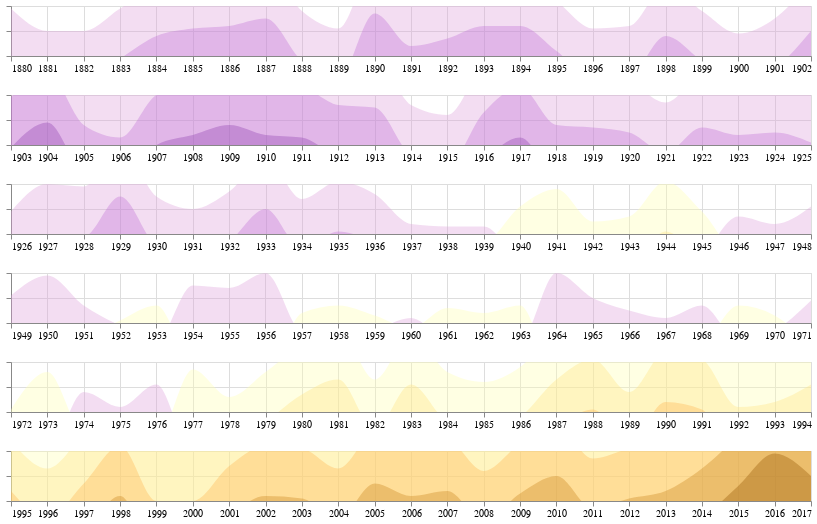

The cell this chart's notebook holds for it:
### Code cell
alt.vconcat(*final).configure_axisY(labels=False)

### Figure 1 — Vega-Lite specification as saved in the notebook (floating-point values rounded to 4 significant figures)
{"$schema": "https://vega.github.io/schema/vega-lite/v2.6.0.json", "config": {"axisY": {"labels": false}, "view": {"height": 300, "width": 400}}, "datasets": {"data-65d9b02bff3c57d00973bf58032f54be": [{"negval": -0.01, "val": 0.01, "year": "1972-01-01T00:00:00"}, {"negval": -0.16, "val": 0.16, "year": "1973-01-01T00:00:00"}, {"negval": 0.08, "val": -0.08, "year": "1974-01-01T00:00:00"}, {"negval": 0.02, "val": -0.02, "year": "1975-01-01T00:00:00"}, {"negval": 0.11, "val": -0.11, "year": "1976-01-01T00:00:00"}, {"negval": -0.17, "val": 0.17, "year": "1977-01-01T00:00:00"}, {"negval": -0.06, "val": 0.06, "year": "1978-01-01T00:00:00"}, {"negval": -0.16, "val": 0.16, "year": "1979-01-01T00:00:00"}, {"negval": -0.27, "val": 0.27, "year": "1980-01-01T00:00:00"}, {"negval": -0.33, "val": 0.33, "year": "1981-01-01T00:00:00"}, {"negval": -0.13, "val": 0.13, "year": "1982-01-01T00:00:00"}, {"negval": -0.31, "val": 0.31, "year": "1983-01-01T00:00:00"}, {"negval": -0.16, "val": 0.16, "year": "1984-01-01T00:00:00"}, {"negval": -0.12, "val": 0.12, "year": "1985-01-01T00:00:00"}, {"negval": -0.18, "val": 0.18, "year": "1986-01-01T00:00:00"}, {"negval": -0.33, "val": 0.33, "year": "1987-01-01T00:00:00"}, {"negval": -0.41, "val": 0.41, "year": "1988-01-01T00:00:00"}, {"negval": -0.28, "val": 0.28, "year": "1989-01-01T00:00:00"}, {"negval": -0.44, "val": 0.44, "year": "1990-01-01T00:00:00"}, {"negval": -0.41, "val": 0.41, "year": "1991-01-01T00:00:00"}, {"negval": -0.22, "val": 0.22, "year": "1992-01-01T00:00:00"}, {"negval": -0.24, "val": 0.24, "year": "1993-01-01T00:00:00"}, {"negval": -0.31, "val": 0.31, "year": "1994-01-01T00:00:00"}], "data-7181734993c9228d8b37dcfa7e60c070": [{"negval": -0.44, "val": 0.44, "year": "1995-01-01T00:00:00"}, {"negval": -0.33, "val": 0.33, "year": "1996-01-01T00:00:00"}, {"negval": -0.47, "val": 0.47, "year": "1997-01-01T00:00:00"}, {"negval": -0.62, "val": 0.62, "year": "1998-01-01T00:00:00"}, {"negval": -0.4, "val": 0.4, "year": "1999-01-01T00:00:00"}, {"negval": -0.4, "val": 0.4, "year": "2000-01-01T00:00:00"}, {"negval": -0.54, "val": 0.54, "year": "2001-01-01T00:00:00"}, {"negval": -0.62, "val": 0.62, "year": "2002-01-01T00:00:00"}, {"negval": -0.61, "val": 0.61, "year": "2003-01-01T00:00:00"}, {"negval": -0.53, "val": 0.53, "year": "2004-01-01T00:00:00"}, {"negval": -0.67, "val": 0.67, "year": "2005-01-01T00:00:00"}, {"negval": -0.62, "val": 0.62, "year": "2006-01-01T00:00:00"}, {"negval": -0.64, "val": 0.64, "year": "2007-01-01T00:00:00"}, {"negval": -0.52, "val": 0.52, "year": "2008-01-01T00:00:00"}, {"negval": -0.63, "val": 0.63, "year": "2009-01-01T00:00:00"}, {"negval": -0.7, "val": 0.7, "year": "2010-01-01T00:00:00"}, {"negval": -0.57, "val": 0.57, "year": "2011-01-01T00:00:00"}, {"negval": -0.61, "val": 0.61, "year": "2012-01-01T00:00:00"}, {"negval": -0.64, "val": 0.64, "year": "2013-01-01T00:00:00"}, {"negval": -0.73, "val": 0.73, "year": "2014-01-01T00:00:00"}, {"negval": -0.86, "val": 0.86, "year": "2015-01-01T00:00:00"}, {"negval": -0.99, "val": 0.99, "year": "2016-01-01T00:00:00"}, {"negval": -0.9, "val": 0.9, "year": "2017-01-01T00:00:00"}], "data-925e9008580c3ef8c4ddba22195c8b45": [{"negval": 0.09, "val": -0.09, "year": "1926-01-01T00:00:00"}, {"negval": 0.2, "val": -0.2, "year": "1927-01-01T00:00:00"}, {"negval": 0.19, "val": -0.19, "year": "1928-01-01T00:00:00"}, {"negval": 0.35, "val": -0.35, "year": "1929-01-01T00:00:00"}, {"negval": 0.15, "val": -0.15, "year": "1930-01-01T00:00:00"}, {"negval": 0.1, "val": -0.1, "year": "1931-01-01T00:00:00"}, {"negval": 0.17, "val": -0.17, "year": "1932-01-01T00:00:00"}, {"negval": 0.3, "val": -0.3, "year": "1933-01-01T00:00:00"}, {"negval": 0.14, "val": -0.14, "year": "1934-01-01T00:00:00"}, {"negval": 0.21, "val": -0.21, "year": "1935-01-01T00:00:00"}, {"negval": 0.16, "val": -0.16, "year": "1936-01-01T00:00:00"}, {"negval": 0.04, "val": -0.04, "year": "1937-01-01T00:00:00"}, {"negval": 0.03, "val": -0.03, "year": "1938-01-01T00:00:00"}, {"negval": 0.03, "val": -0.03, "year": "1939-01-01T00:00:00"}, {"negval": -0.11, "val": 0.11, "year": "1940-01-01T00:00:00"}, {"negval": -0.18, "val": 0.18, "year": "1941-01-01T00:00:00"}, {"negval": -0.05, "val": 0.05, "year": "1942-01-01T00:00:00"}, {"negval": -0.07, "val": 0.07, "year": "1943-01-01T00:00:00"}, {"negval": -0.21, "val": 0.21, "year": "1944-01-01T00:00:00"}, {"negval": -0.09, "val": 0.09, "year": "1945-01-01T00:00:00"}, {"negval": 0.07, "val": -0.07, "year": "1946-01-01T00:00:00"}, {"negval": 0.04, "val": -0.04, "year": "1947-01-01T00:00:00"}, {"negval": 0.11, "val": -0.11, "year": "1948-01-01T00:00:00"}], "data-ac8b6d614097979a86e07648c057407a": [{"negval": 0.39, "val": -0.39, "year": "1903-01-01T00:00:00"}, {"negval": 0.49, "val": -0.49, "year": "1904-01-01T00:00:00"}, {"negval": 0.28, "val": -0.28, "year": "1905-01-01T00:00:00"}, {"negval": 0.23, "val": -0.23, "year": "1906-01-01T00:00:00"}, {"negval": 0.4, "val": -0.4, "year": "1907-01-01T00:00:00"}, {"negval": 0.44, "val": -0.44, "year": "1908-01-01T00:00:00"}, {"negval": 0.48, "val": -0.48, "year": "1909-01-01T00:00:00"}, {"negval": 0.44, "val": -0.44, "year": "1910-01-01T00:00:00"}, {"negval": 0.43, "val": -0.43, "year": "1911-01-01T00:00:00"}, {"negval": 0.36, "val": -0.36, "year": "1912-01-01T00:00:00"}, {"negval": 0.35, "val": -0.35, "year": "1913-01-01T00:00:00"}, {"negval": 0.16, "val": -0.16, "year": "1914-01-01T00:00:00"}, {"negval": 0.12, "val": -0.12, "year": "1915-01-01T00:00:00"}, {"negval": 0.33, "val": -0.33, "year": "1916-01-01T00:00:00"}, {"negval": 0.43, "val": -0.43, "year": "1917-01-01T00:00:00"}, {"negval": 0.28, "val": -0.28, "year": "1918-01-01T00:00:00"}, {"negval": 0.27, "val": -0.27, "year": "1919-01-01T00:00:00"}, {"negval": 0.25, "val": -0.25, "year": "1920-01-01T00:00:00"}, {"negval": 0.17, "val": -0.17, "year": "1921-01-01T00:00:00"}, {"negval": 0.27, "val": -0.27, "year": "1922-01-01T00:00:00"}, {"negval": 0.24, "val": -0.24, "year": "1923-01-01T00:00:00"}, {"negval": 0.25, "val": -0.25, "year": "1924-01-01T00:00:00"}, {"negval": 0.21, "val": -0.21, "year": "1925-01-01T00:00:00"}], "data-d863e499529424caca2b59f553a13147": [{"negval": 0.19, "val": -0.19, "year": "1880-01-01T00:00:00"}, {"negval": 0.1, "val": -0.1, "year": "1881-01-01T00:00:00"}, {"negval": 0.1, "val": -0.1, "year": "1882-01-01T00:00:00"}, {"negval": 0.19, "val": -0.19, "year": "1883-01-01T00:00:00"}, {"negval": 0.28, "val": -0.28, "year": "1884-01-01T00:00:00"}, {"negval": 0.31, "val": -0.31, "year": "1885-01-01T00:00:00"}, {"negval": 0.32, "val": -0.32, "year": "1886-01-01T00:00:00"}, {"negval": 0.35, "val": -0.35, "year": "1887-01-01T00:00:00"}, {"negval": 0.18, "val": -0.18, "year": "1888-01-01T00:00:00"}, {"negval": 0.11, "val": -0.11, "year": "1889-01-01T00:00:00"}, {"negval": 0.37, "val": -0.37, "year": "1890-01-01T00:00:00"}, {"negval": 0.24, "val": -0.24, "year": "1891-01-01T00:00:00"}, {"negval": 0.27, "val": -0.27, "year": "1892-01-01T00:00:00"}, {"negval": 0.32, "val": -0.32, "year": "1893-01-01T00:00:00"}, {"negval": 0.32, "val": -0.32, "year": "1894-01-01T00:00:00"}, {"negval": 0.22, "val": -0.22, "year": "1895-01-01T00:00:00"}, {"negval": 0.11, "val": -0.11, "year": "1896-01-01T00:00:00"}, {"negval": 0.12, "val": -0.12, "year": "1897-01-01T00:00:00"}, {"negval": 0.28, "val": -0.28, "year": "1898-01-01T00:00:00"}, {"negval": 0.18, "val": -0.18, "year": "1899-01-01T00:00:00"}, {"negval": 0.09, "val": -0.09, "year": "1900-01-01T00:00:00"}, {"negval": 0.15, "val": -0.15, "year": "1901-01-01T00:00:00"}, {"negval": 0.3, "val": -0.3, "year": "1902-01-01T00:00:00"}], "data-f793ec50de97fc364f5825402a42ed60": [{"negval": 0.11, "val": -0.11, "year": "1949-01-01T00:00:00"}, {"negval": 0.19, "val": -0.19, "year": "1950-01-01T00:00:00"}, {"negval": 0.07, "val": -0.07, "year": "1951-01-01T00:00:00"}, {"negval": -0.01, "val": 0.01, "year": "1952-01-01T00:00:00"}, {"negval": -0.07, "val": 0.07, "year": "1953-01-01T00:00:00"}, {"negval": 0.15, "val": -0.15, "year": "1954-01-01T00:00:00"}, {"negval": 0.14, "val": -0.14, "year": "1955-01-01T00:00:00"}, {"negval": 0.2, "val": -0.2, "year": "1956-01-01T00:00:00"}, {"negval": -0.04, "val": 0.04, "year": "1957-01-01T00:00:00"}, {"negval": -0.07, "val": 0.07, "year": "1958-01-01T00:00:00"}, {"negval": -0.03, "val": 0.03, "year": "1959-01-01T00:00:00"}, {"negval": 0.02, "val": -0.02, "year": "1960-01-01T00:00:00"}, {"negval": -0.06, "val": 0.06, "year": "1961-01-01T00:00:00"}, {"negval": -0.04, "val": 0.04, "year": "1962-01-01T00:00:00"}, {"negval": -0.07, "val": 0.07, "year": "1963-01-01T00:00:00"}, {"negval": 0.2, "val": -0.2, "year": "1964-01-01T00:00:00"}, {"negval": 0.1, "val": -0.1, "year": "1965-01-01T00:00:00"}, {"negval": 0.05, "val": -0.05, "year": "1966-01-01T00:00:00"}, {"negval": 0.02, "val": -0.02, "year": "1967-01-01T00:00:00"}, {"negval": 0.07, "val": -0.07, "year": "1968-01-01T00:00:00"}, {"negval": -0.07, "val": 0.07, "year": "1969-01-01T00:00:00"}, {"negval": -0.03, "val": 0.03, "year": "1970-01-01T00:00:00"}, {"negval": 0.09, "val": -0.09, "year": "1971-01-01T00:00:00"}]}, "vconcat": [{"layer": [{"data": {"name": "data-d863e499529424caca2b59f553a13147"}, "layer": [{"encoding": {"color": {"value": "#FFFFAF"}, "opacity": {"value": 0.35}, "x": {"field": "year", "timeUnit": "year", "title": null, "type": "temporal"}, "y": {"field": "val", "scale": {"domain": [0, 0.2]}, "title": null, "type": "quantitative"}}, "height": 50, "mark": {"clip": true, "interpolate": "monotone", "type": "area"}, "width": 800}, {"encoding": {"color": {"value": "#FFE37E"}, "opacity": {"value": 0.35}, "x": {"field": "year", "timeUnit": "year", "title": null, "type": "temporal"}, "y": {"field": "val2", "scale": {"domain": [0, 0.2]}, "title": null, "type": "quantitative"}}, "height": 50, "mark": {"clip": true, "interpolate": "monotone", "type": "area"}, "transform": [{"as": "val2", "calculate": "(datum.val - 0.2)"}], "width": 800}, {"encoding": {"color": {"value": "#FFB14E"}, "opacity": {"value": 0.35}, "x": {"field": "year", "timeUnit": "year", "title": null, "type": "temporal"}, "y": {"field": "val3", "scale": {"domain": [0, 0.2]}, "title": null, "type": "quantitative"}}, "height": 50, "mark": {"clip": true, "interpolate": "monotone", "type": "area"}, "transform": [{"as": "val3", "calculate": "(datum.val - 0.4)"}], "width": 800}, {"encoding": {"color": {"value": "#C8811C"}, "opacity": {"value": 0.35}, "x": {"field": "year", "timeUnit": "year", "title": null, "type": "temporal"}, "y": {"field": "val4", "scale": {"domain": [0, 0.2]}, "title": null, "type": "quantitative"}}, "height": 50, "mark": {"clip": true, "interpolate": "monotone", "type": "area"}, "transform": [{"as": "val4", "calculate": "(datum.val - 0.6)"}], "width": 800}, {"encoding": {"color": {"value": "#925500"}, "opacity": {"value": 0.35}, "x": {"field": "year", "timeUnit": "year", "title": null, "type": "temporal"}, "y": {"field": "val5", "scale": {"domain": [0, 0.2]}, "title": null, "type": "quantitative"}}, "height": 50, "mark": {"clip": true, "interpolate": "monotone", "type": "area"}, "transform": [{"as": "val5", "calculate": "(datum.val - 0.8)"}], "width": 800}]}, {"data": {"name": "data-d863e499529424caca2b59f553a13147"}, "layer": [{"encoding": {"color": {"value": "#DD9EDA"}, "opacity": {"value": 0.35}, "x": {"field": "year", "timeUnit": "year", "title": null, "type": "temporal"}, "y": {"field": "negval", "scale": {"domain": [0, 0.2]}, "title": null, "type": "quantitative"}}, "height": 50, "mark": {"clip": true, "interpolate": "monotone", "type": "area"}, "width": 800}, {"encoding": {"color": {"value": "#BD6ED5"}, "opacity": {"value": 0.35}, "x": {"field": "year", "timeUnit": "year", "title": null, "type": "temporal"}, "y": {"field": "val2", "scale": {"domain": [0, 0.2]}, "title": null, "type": "quantitative"}}, "height": 50, "mark": {"clip": true, "interpolate": "monotone", "type": "area"}, "transform": [{"as": "val2", "calculate": "(datum.negval - 0.2)"}], "width": 800}, {"encoding": {"color": {"value": "#8C3EAE"}, "opacity": {"value": 0.35}, "x": {"field": "year", "timeUnit": "year", "title": null, "type": "temporal"}, "y": {"field": "val3", "scale": {"domain": [0, 0.2]}, "title": null, "type": "quantitative"}}, "height": 50, "mark": {"clip": true, "interpolate": "monotone", "type": "area"}, "transform": [{"as": "val3", "calculate": "(datum.negval - 0.4)"}], "width": 800}]}]}, {"layer": [{"data": {"name": "data-ac8b6d614097979a86e07648c057407a"}, "layer": [{"encoding": {"color": {"value": "#FFFFAF"}, "opacity": {"value": 0.35}, "x": {"field": "year", "timeUnit": "year", "title": null, "type": "temporal"}, "y": {"field": "val", "scale": {"domain": [0, 0.2]}, "title": null, "type": "quantitative"}}, "height": 50, "mark": {"clip": true, "interpolate": "monotone", "type": "area"}, "width": 800}, {"encoding": {"color": {"value": "#FFE37E"}, "opacity": {"value": 0.35}, "x": {"field": "year", "timeUnit": "year", "title": null, "type": "temporal"}, "y": {"field": "val2", "scale": {"domain": [0, 0.2]}, "title": null, "type": "quantitative"}}, "height": 50, "mark": {"clip": true, "interpolate": "monotone", "type": "area"}, "transform": [{"as": "val2", "calculate": "(datum.val - 0.2)"}], "width": 800}, {"encoding": {"color": {"value": "#FFB14E"}, "opacity": {"value": 0.35}, "x": {"field": "year", "timeUnit": "year", "title": null, "type": "temporal"}, "y": {"field": "val3", "scale": {"domain": [0, 0.2]}, "title": null, "type": "quantitative"}}, "height": 50, "mark": {"clip": true, "interpolate": "monotone", "type": "area"}, "transform": [{"as": "val3", "calculate": "(datum.val - 0.4)"}], "width": 800}, {"encoding": {"color": {"value": "#C8811C"}, "opacity": {"value": 0.35}, "x": {"field": "year", "timeUnit": "year", "title": null, "type": "temporal"}, "y": {"field": "val4", "scale": {"domain": [0, 0.2]}, "title": null, "type": "quantitative"}}, "height": 50, "mark": {"clip": true, "interpolate": "monotone", "type": "area"}, "transform": [{"as": "val4", "calculate": "(datum.val - 0.6)"}], "width": 800}, {"encoding": {"color": {"value": "#925500"}, "opacity": {"value": 0.35}, "x": {"field": "year", "timeUnit": "year", "title": null, "type": "temporal"}, "y": {"field": "val5", "scale": {"domain": [0, 0.2]}, "title": null, "type": "quantitative"}}, "height": 50, "mark": {"clip": true, "interpolate": "monotone", "type": "area"}, "transform": [{"as": "val5", "calculate": "(datum.val - 0.8)"}], "width": 800}]}, {"data": {"name": "data-ac8b6d614097979a86e07648c057407a"}, "layer": [{"encoding": {"color": {"value": "#DD9EDA"}, "opacity": {"value": 0.35}, "x": {"field": "year", "timeUnit": "year", "title": null, "type": "temporal"}, "y": {"field": "negval", "scale": {"domain": [0, 0.2]}, "title": null, "type": "quantitative"}}, "height": 50, "mark": {"clip": true, "interpolate": "monotone", "type": "area"}, "width": 800}, {"encoding": {"color": {"value": "#BD6ED5"}, "opacity": {"value": 0.35}, "x": {"field": "year", "timeUnit": "year", "title": null, "type": "temporal"}, "y": {"field": "val2", "scale": {"domain": [0, 0.2]}, "title": null, "type": "quantitative"}}, "height": 50, "mark": {"clip": true, "interpolate": "monotone", "type": "area"}, "transform": [{"as": "val2", "calculate": "(datum.negval - 0.2)"}], "width": 800}, {"encoding": {"color": {"value": "#8C3EAE"}, "opacity": {"value": 0.35}, "x": {"field": "year", "timeUnit": "year", "title": null, "type": "temporal"}, "y": {"field": "val3", "scale": {"domain": [0, 0.2]}, "title": null, "type": "quantitative"}}, "height": 50, "mark": {"clip": true, "interpolate": "monotone", "type": "area"}, "transform": [{"as": "val3", "calculate": "(datum.negval - 0.4)"}], "width": 800}]}]}, {"layer": [{"data": {"name": "data-925e9008580c3ef8c4ddba22195c8b45"}, "layer": [{"encoding": {"color": {"value": "#FFFFAF"}, "opacity": {"value": 0.35}, "x": {"field": "year", "timeUnit": "year", "title": null, "type": "temporal"}, "y": {"field": "val", "scale": {"domain": [0, 0.2]}, "title": null, "type": "quantitative"}}, "height": 50, "mark": {"clip": true, "interpolate": "monotone", "type": "area"}, "width": 800}, {"encoding": {"color": {"value": "#FFE37E"}, "opacity": {"value": 0.35}, "x": {"field": "year", "timeUnit": "year", "title": null, "type": "temporal"}, "y": {"field": "val2", "scale": {"domain": [0, 0.2]}, "title": null, "type": "quantitative"}}, "height": 50, "mark": {"clip": true, "interpolate": "monotone", "type": "area"}, "transform": [{"as": "val2", "calculate": "(datum.val - 0.2)"}], "width": 800}, {"encoding": {"color": {"value": "#FFB14E"}, "opacity": {"value": 0.35}, "x": {"field": "year", "timeUnit": "year", "title": null, "type": "temporal"}, "y": {"field": "val3", "scale": {"domain": [0, 0.2]}, "title": null, "type": "quantitative"}}, "height": 50, "mark": {"clip": true, "interpolate": "monotone", "type": "area"}, "transform": [{"as": "val3", "calculate": "(datum.val - 0.4)"}], "width": 800}, {"encoding": {"color": {"value": "#C8811C"}, "opacity": {"value": 0.35}, "x": {"field": "year", "timeUnit": "year", "title": null, "type": "temporal"}, "y": {"field": "val4", "scale": {"domain": [0, 0.2]}, "title": null, "type": "quantitative"}}, "height": 50, "mark": {"clip": true, "interpolate": "monotone", "type": "area"}, "transform": [{"as": "val4", "calculate": "(datum.val - 0.6)"}], "width": 800}, {"encoding": {"color": {"value": "#925500"}, "opacity": {"value": 0.35}, "x": {"field": "year", "timeUnit": "year", "title": null, "type": "temporal"}, "y": {"field": "val5", "scale": {"domain": [0, 0.2]}, "title": null, "type": "quantitative"}}, "height": 50, "mark": {"clip": true, "interpolate": "monotone", "type": "area"}, "transform": [{"as": "val5", "calculate": "(datum.val - 0.8)"}], "width": 800}]}, {"data": {"name": "data-925e9008580c3ef8c4ddba22195c8b45"}, "layer": [{"encoding": {"color": {"value": "#DD9EDA"}, "opacity": {"value": 0.35}, "x": {"field": "year", "timeUnit": "year", "title": null, "type": "temporal"}, "y": {"field": "negval", "scale": {"domain": [0, 0.2]}, "title": null, "type": "quantitative"}}, "height": 50, "mark": {"clip": true, "interpolate": "monotone", "type": "area"}, "width": 800}, {"encoding": {"color": {"value": "#BD6ED5"}, "opacity": {"value": 0.35}, "x": {"field": "year", "timeUnit": "year", "title": null, "type": "temporal"}, "y": {"field": "val2", "scale": {"domain": [0, 0.2]}, "title": null, "type": "quantitative"}}, "height": 50, "mark": {"clip": true, "interpolate": "monotone", "type": "area"}, "transform": [{"as": "val2", "calculate": "(datum.negval - 0.2)"}], "width": 800}, {"encoding": {"color": {"value": "#8C3EAE"}, "opacity": {"value": 0.35}, "x": {"field": "year", "timeUnit": "year", "title": null, "type": "temporal"}, "y": {"field": "val3", "scale": {"domain": [0, 0.2]}, "title": null, "type": "quantitative"}}, "height": 50, "mark": {"clip": true, "interpolate": "monotone", "type": "area"}, "transform": [{"as": "val3", "calculate": "(datum.negval - 0.4)"}], "width": 800}]}]}, {"layer": [{"data": {"name": "data-f793ec50de97fc364f5825402a42ed60"}, "layer": [{"encoding": {"color": {"value": "#FFFFAF"}, "opacity": {"value": 0.35}, "x": {"field": "year", "timeUnit": "year", "title": null, "type": "temporal"}, "y": {"field": "val", "scale": {"domain": [0, 0.2]}, "title": null, "type": "quantitative"}}, "height": 50, "mark": {"clip": true, "interpolate": "monotone", "type": "area"}, "width": 800}, {"encoding": {"color": {"value": "#FFE37E"}, "opacity": {"value": 0.35}, "x": {"field": "year", "timeUnit": "year", "title": null, "type": "temporal"}, "y": {"field": "val2", "scale": {"domain": [0, 0.2]}, "title": null, "type": "quantitative"}}, "height": 50, "mark": {"clip": true, "interpolate": "monotone", "type": "area"}, "transform": [{"as": "val2", "calculate": "(datum.val - 0.2)"}], "width": 800}, {"encoding": {"color": {"value": "#FFB14E"}, "opacity": {"value": 0.35}, "x": {"field": "year", "timeUnit": "year", "title": null, "type": "temporal"}, "y": {"field": "val3", "scale": {"domain": [0, 0.2]}, "title": null, "type": "quantitative"}}, "height": 50, "mark": {"clip": true, "interpolate": "monotone", "type": "area"}, "transform": [{"as": "val3", "calculate": "(datum.val - 0.4)"}], "width": 800}, {"encoding": {"color": {"value": "#C8811C"}, "opacity": {"value": 0.35}, "x": {"field": "year", "timeUnit": "year", "title": null, "type": "temporal"}, "y": {"field": "val4", "scale": {"domain": [0, 0.2]}, "title": null, "type": "quantitative"}}, "height": 50, "mark": {"clip": true, "interpolate": "monotone", "type": "area"}, "transform": [{"as": "val4", "calculate": "(datum.val - 0.6)"}], "width": 800}, {"encoding": {"color": {"value": "#925500"}, "opacity": {"value": 0.35}, "x": {"field": "year", "timeUnit": "year", "title": null, "type": "temporal"}, "y": {"field": "val5", "scale": {"domain": [0, 0.2]}, "title": null, "type": "quantitative"}}, "height": 50, "mark": {"clip": true, "interpolate": "monotone", "type": "area"}, "transform": [{"as": "val5", "calculate": "(datum.val - 0.8)"}], "width": 800}]}, {"data": {"name": "data-f793ec50de97fc364f5825402a42ed60"}, "layer": [{"encoding": {"color": {"value": "#DD9EDA"}, "opacity": {"value": 0.35}, "x": {"field": "year", "timeUnit": "year", "title": null, "type": "temporal"}, "y": {"field": "negval", "scale": {"domain": [0, 0.2]}, "title": null, "type": "quantitative"}}, "height": 50, "mark": {"clip": true, "interpolate": "monotone", "type": "area"}, "width": 800}, {"encoding": {"color": {"value": "#BD6ED5"}, "opacity": {"value": 0.35}, "x": {"field": "year", "timeUnit": "year", "title": null, "type": "temporal"}, "y": {"field": "val2", "scale": {"domain": [0, 0.2]}, "title": null, "type": "quantitative"}}, "height": 50, "mark": {"clip": true, "interpolate": "monotone", "type": "area"}, "transform": [{"as": "val2", "calculate": "(datum.negval - 0.2)"}], "width": 800}, {"encoding": {"color": {"value": "#8C3EAE"}, "opacity": {"value": 0.35}, "x": {"field": "year", "timeUnit": "year", "title": null, "type": "temporal"}, "y": {"field": "val3", "scale": {"domain": [0, 0.2]}, "title": null, "type": "quantitative"}}, "height": 50, "mark": {"clip": true, "interpolate": "monotone", "type": "area"}, "transform": [{"as": "val3", "calculate": "(datum.negval - 0.4)"}], "width": 800}]}]}, {"layer": [{"data": {"name": "data-65d9b02bff3c57d00973bf58032f54be"}, "layer": [{"encoding": {"color": {"value": "#FFFFAF"}, "opacity": {"value": 0.35}, "x": {"field": "year", "timeUnit": "year", "title": null, "type": "temporal"}, "y": {"field": "val", "scale": {"domain": [0, 0.2]}, "title": null, "type": "quantitative"}}, "height": 50, "mark": {"clip": true, "interpolate": "monotone", "type": "area"}, "width": 800}, {"encoding": {"color": {"value": "#FFE37E"}, "opacity": {"value": 0.35}, "x": {"field": "year", "timeUnit": "year", "title": null, "type": "temporal"}, "y": {"field": "val2", "scale": {"domain": [0, 0.2]}, "title": null, "type": "quantitative"}}, "height": 50, "mark": {"clip": true, "interpolate": "monotone", "type": "area"}, "transform": [{"as": "val2", "calculate": "(datum.val - 0.2)"}], "width": 800}, {"encoding": {"color": {"value": "#FFB14E"}, "opacity": {"value": 0.35}, "x": {"field": "year", "timeUnit": "year", "title": null, "type": "temporal"}, "y": {"field": "val3", "scale": {"domain": [0, 0.2]}, "title": null, "type": "quantitative"}}, "height": 50, "mark": {"clip": true, "interpolate": "monotone", "type": "area"}, "transform": [{"as": "val3", "calculate": "(datum.val - 0.4)"}], "width": 800}, {"encoding": {"color": {"value": "#C8811C"}, "opacity": {"value": 0.35}, "x": {"field": "year", "timeUnit": "year", "title": null, "type": "temporal"}, "y": {"field": "val4", "scale": {"domain": [0, 0.2]}, "title": null, "type": "quantitative"}}, "height": 50, "mark": {"clip": true, "interpolate": "monotone", "type": "area"}, "transform": [{"as": "val4", "calculate": "(datum.val - 0.6)"}], "width": 800}, {"encoding": {"color": {"value": "#925500"}, "opacity": {"value": 0.35}, "x": {"field": "year", "timeUnit": "year", "title": null, "type": "temporal"}, "y": {"field": "val5", "scale": {"domain": [0, 0.2]}, "title": null, "type": "quantitative"}}, "height": 50, "mark": {"clip": true, "interpolate": "monotone", "type": "area"}, "transform": [{"as": "val5", "calculate": "(datum.val - 0.8)"}], "width": 800}]}, {"data": {"name": "data-65d9b02bff3c57d00973bf58032f54be"}, "layer": [{"encoding": {"color": {"value": "#DD9EDA"}, "opacity": {"value": 0.35}, "x": {"field": "year", "timeUnit": "year", "title": null, "type": "temporal"}, "y": {"field": "negval", "scale": {"domain": [0, 0.2]}, "title": null, "type": "quantitative"}}, "height": 50, "mark": {"clip": true, "interpolate": "monotone", "type": "area"}, "width": 800}, {"encoding": {"color": {"value": "#BD6ED5"}, "opacity": {"value": 0.35}, "x": {"field": "year", "timeUnit": "year", "title": null, "type": "temporal"}, "y": {"field": "val2", "scale": {"domain": [0, 0.2]}, "title": null, "type": "quantitative"}}, "height": 50, "mark": {"clip": true, "interpolate": "monotone", "type": "area"}, "transform": [{"as": "val2", "calculate": "(datum.negval - 0.2)"}], "width": 800}, {"encoding": {"color": {"value": "#8C3EAE"}, "opacity": {"value": 0.35}, "x": {"field": "year", "timeUnit": "year", "title": null, "type": "temporal"}, "y": {"field": "val3", "scale": {"domain": [0, 0.2]}, "title": null, "type": "quantitative"}}, "height": 50, "mark": {"clip": true, "interpolate": "monotone", "type": "area"}, "transform": [{"as": "val3", "calculate": "(datum.negval - 0.4)"}], "width": 800}]}]}, {"layer": [{"data": {"name": "data-7181734993c9228d8b37dcfa7e60c070"}, "layer": [{"encoding": {"color": {"value": "#FFFFAF"}, "opacity": {"value": 0.35}, "x": {"field": "year", "timeUnit": "year", "title": null, "type": "temporal"}, "y": {"field": "val", "scale": {"domain": [0, 0.2]}, "title": null, "type": "quantitative"}}, "height": 50, "mark": {"clip": true, "interpolate": "monotone", "type": "area"}, "width": 800}, {"encoding": {"color": {"value": "#FFE37E"}, "opacity": {"value": 0.35}, "x": {"field": "year", "timeUnit": "year", "title": null, "type": "temporal"}, "y": {"field": "val2", "scale": {"domain": [0, 0.2]}, "title": null, "type": "quantitative"}}, "height": 50, "mark": {"clip": true, "interpolate": "monotone", "type": "area"}, "transform": [{"as": "val2", "calculate": "(datum.val - 0.2)"}], "width": 800}, {"encoding": {"color": {"value": "#FFB14E"}, "opacity": {"value": 0.35}, "x": {"field": "year", "timeUnit": "year", "title": null, "type": "temporal"}, "y": {"field": "val3", "scale": {"domain": [0, 0.2]}, "title": null, "type": "quantitative"}}, "height": 50, "mark": {"clip": true, "interpolate": "monotone", "type": "area"}, "transform": [{"as": "val3", "calculate": "(datum.val - 0.4)"}], "width": 800}, {"encoding": {"color": {"value": "#C8811C"}, "opacity": {"value": 0.35}, "x": {"field": "year", "timeUnit": "year", "title": null, "type": "temporal"}, "y": {"field": "val4", "scale": {"domain": [0, 0.2]}, "title": null, "type": "quantitative"}}, "height": 50, "mark": {"clip": true, "interpolate": "monotone", "type": "area"}, "transform": [{"as": "val4", "calculate": "(datum.val - 0.6)"}], "width": 800}, {"encoding": {"color": {"value": "#925500"}, "opacity": {"value": 0.35}, "x": {"field": "year", "timeUnit": "year", "title": null, "type": "temporal"}, "y": {"field": "val5", "scale": {"domain": [0, 0.2]}, "title": null, "type": "quantitative"}}, "height": 50, "mark": {"clip": true, "interpolate": "monotone", "type": "area"}, "transform": [{"as": "val5", "calculate": "(datum.val - 0.8)"}], "width": 800}]}, {"data": {"name": "data-7181734993c9228d8b37dcfa7e60c070"}, "layer": [{"encoding": {"color": {"value": "#DD9EDA"}, "opacity": {"value": 0.35}, "x": {"field": "year", "timeUnit": "year", "title": null, "type": "temporal"}, "y": {"field": "negval", "scale": {"domain": [0, 0.2]}, "title": null, "type": "quantitative"}}, "height": 50, "mark": {"clip": true, "interpolate": "monotone", "type": "area"}, "width": 800}, {"encoding": {"color": {"value": "#BD6ED5"}, "opacity": {"value": 0.35}, "x": {"field": "year", "timeUnit": "year", "title": null, "type": "temporal"}, "y": {"field": "val2", "scale": {"domain": [0, 0.2]}, "title": null, "type": "quantitative"}}, "height": 50, "mark": {"clip": true, "interpolate": "monotone", "type": "area"}, "transform": [{"as": "val2", "calculate": "(datum.negval - 0.2)"}], "width": 800}, {"encoding": {"color": {"value": "#8C3EAE"}, "opacity": {"value": 0.35}, "x": {"field": "year", "timeUnit": "year", "title": null, "type": "temporal"}, "y": {"field": "val3", "scale": {"domain": [0, 0.2]}, "title": null, "type": "quantitative"}}, "height": 50, "mark": {"clip": true, "interpolate": "monotone", "type": "area"}, "transform": [{"as": "val3", "calculate": "(datum.negval - 0.4)"}], "width": 800}]}]}]}
